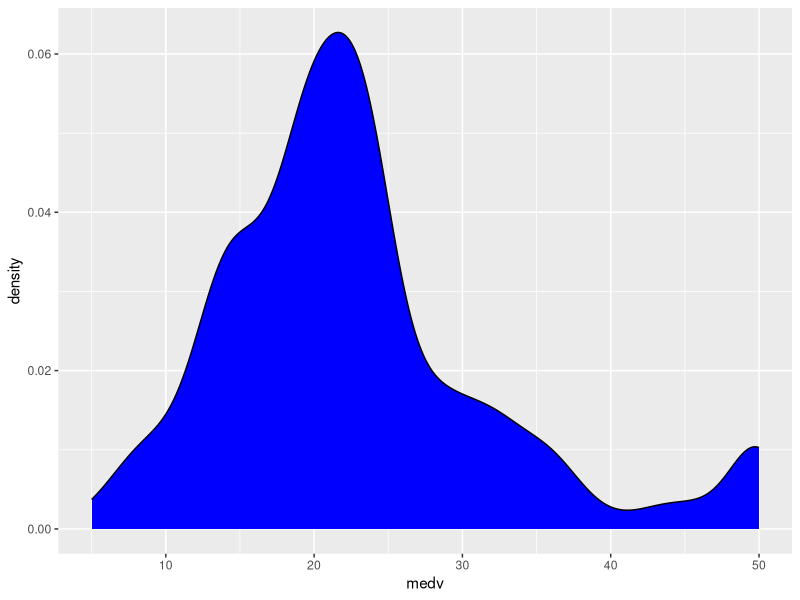
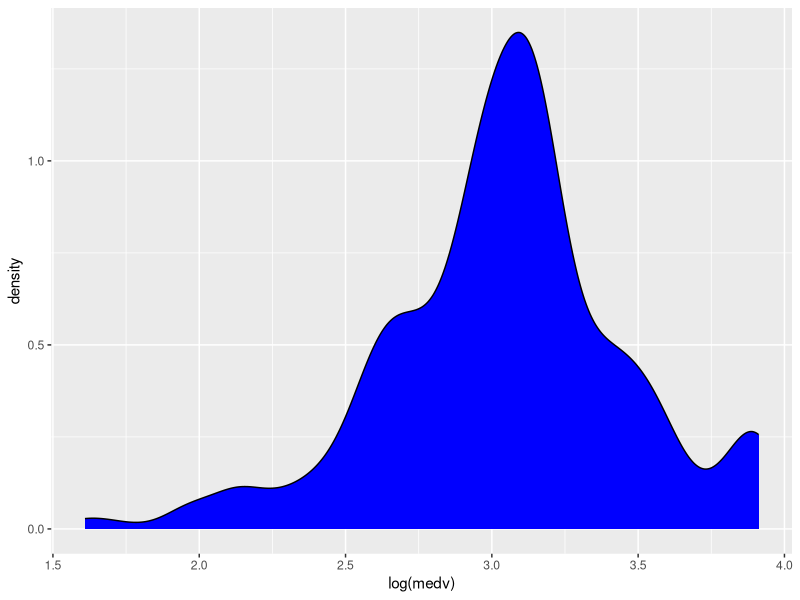
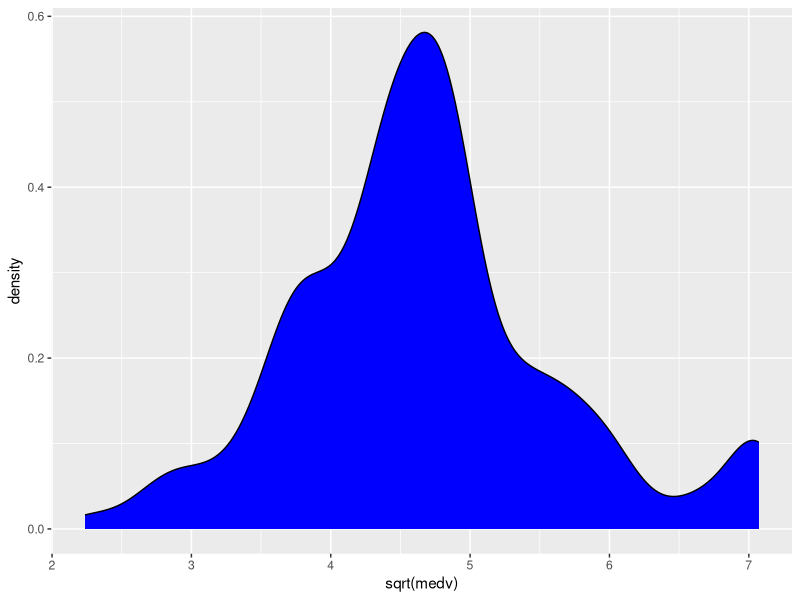
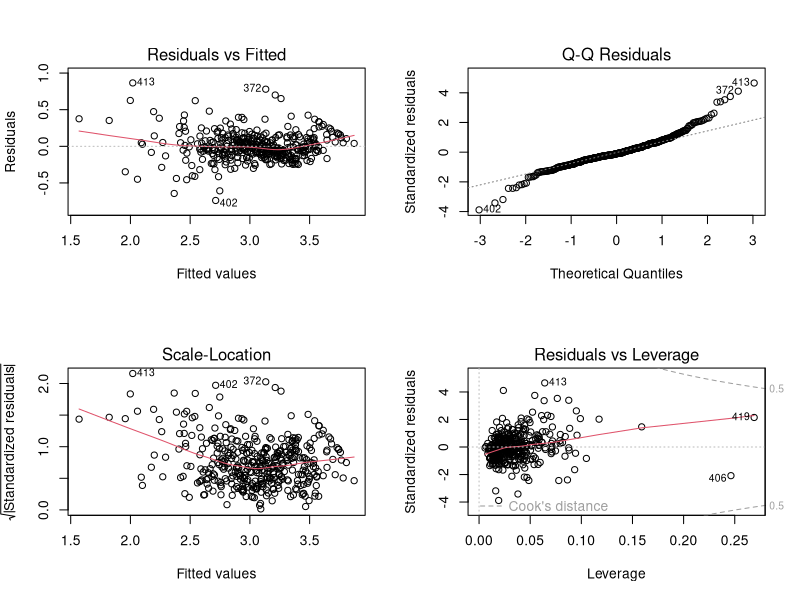
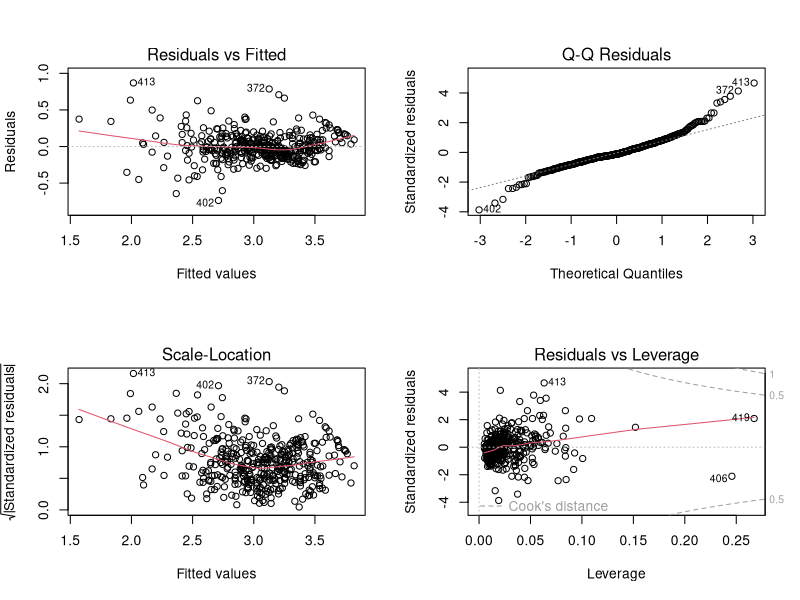
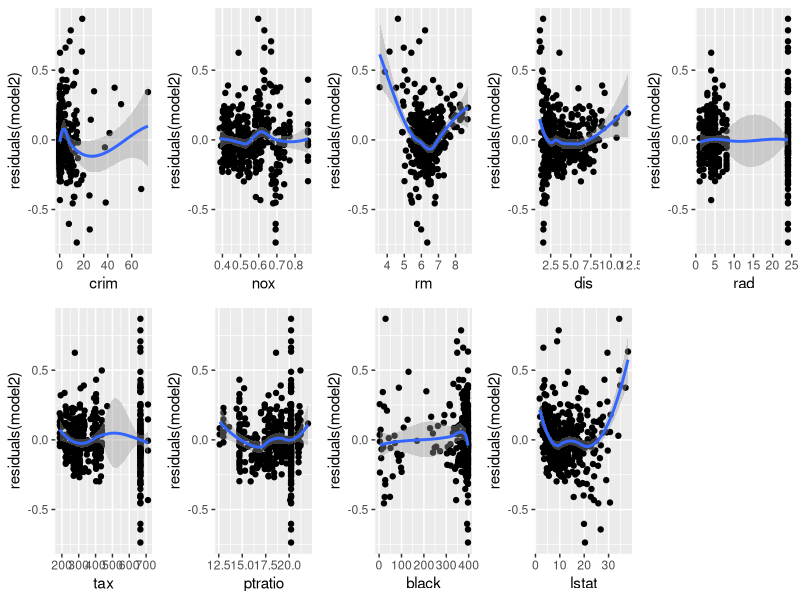
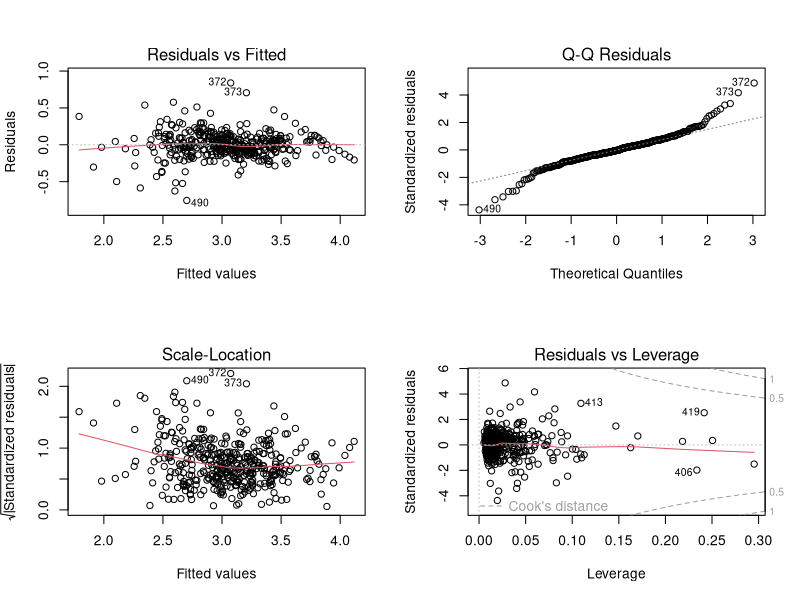
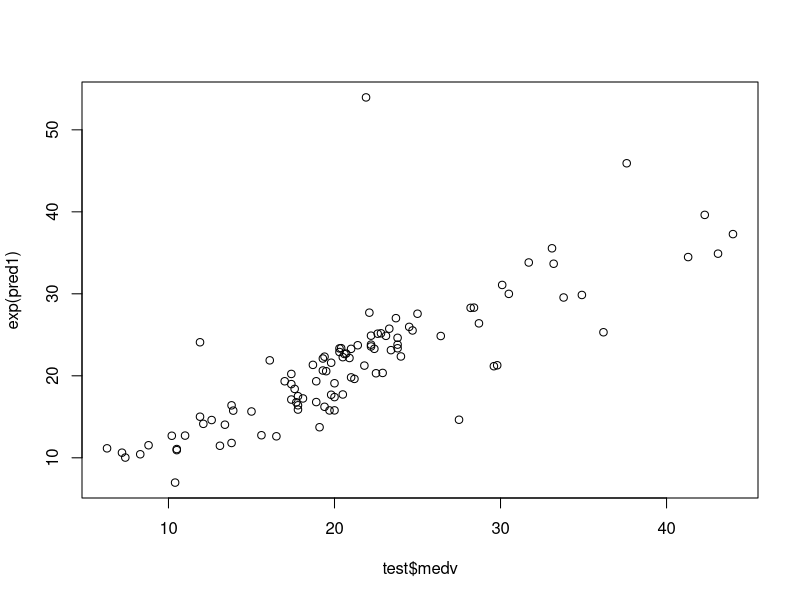

Generate these figures, in order, with R: (Note: this script raises an error after producing the figures.)
library(MASS)
library(ggplot2)
attach(Boston)

# https://datascienceplus.com/how-to-apply-linear-regression-in-r/

## Sample the dataset. The return for this is row nos.
set.seed(1)
row.number <- sample(1:nrow(Boston), 0.8*nrow(Boston))
train <- Boston[row.number,]
test <- Boston[-row.number,]
dim(train)
dim(test)

# Let’s check for the distribution of response variable ‘medv’. 
# The following figure shows the three distributions of ‘medv’
# * original, 
# * log transformation and 
# * square root transformation. 
# We can see that both ‘log’ and ‘sqrt’ does a decent job 
# to transform ‘medv’ distribution closer to normal. 
# Далее мы используем логарифмическое преобразование, 
# хотя можно было и ‘sqrt’.

## Explore the data.
ggplot(train, aes(medv)) + geom_density(fill="blue")
ggplot(train, aes(log(medv))) + geom_density(fill="blue")
ggplot(train, aes(sqrt(medv))) + geom_density(fill="blue")

# Let’s make default model.
model1 <- lm(log(medv)~., data=train)
summary(model1)
par(mfrow=c(2,2))
plot(model1)

## Наблюдения из summary

## Is there a relationship between predictor and response variables?
# We can answer this using F stats. 
# This defines the collective effect of all predictor 
# variables on the response variable. 
# In this model, F=102.3 is far greater than 1, 
# and so it can be concluded that there is a relationship 
# between predictor and response variable.

## Which of the predictor variables are significant?
# Based on the ‘p-value’ we can conclude on this. 
# The lesser the ‘p’ value the more significant is the variable. 
# From the ‘summary’ dump we can see that ‘zn’, ‘age’ and ‘indus’ 
# are less significant features as the ‘p’ value is large for them. 
# In next model, we can remove these variables from the model.

## Is this model fit?
# We can answer this based on R2 (multiple-R-squared) 
# value as it indicates how much variation is captured by the model. 
# R2 closer to 1 indicates that the model explains 
# the large value of the variance of the model and hence a good fit. 
# In this case, the value is 0.7733 (closer to 1) 
# and hence the model is a good fit.
# Но ее можно еще улучшить и/или упростить.

## Observation from the plot

## Fitted vs Residual graph
# Residuals plots should be random in nature 
# and there should not be any pattern in the graph. 
# The average of the residual plot should be close to zero. 
# From the above plot, we can see that the red trend line 
# is almost at zero except at the starting location.

## Normal Q-Q Plot
# Q-Q plot shows whether the residuals are normally distributed. 
# Ideally, the plot should be on the dotted line. 
# If the Q-Q plot is not on the line then models need to be reworked 
# to make the residual normal. In the above plot, 
# we see that most of the plots are on the line except at towards the end.

## Scale-Location
# This shows how the residuals are spread 
# and whether the residuals have an equal variance or not.

## Residuals vs Leverage
# The plot helps to find influential observations. 
# Here we need to check for points that are outside the dashed line. 
# A point outside the dashed line will be influential point 
# and removal of that will affect the regression coefficients.

## Remove the less significant feature
model2 <- update(model1, ~.-zn-indus-age) 
summary(model2) 

par(mfrow=c(2,2))
plot(model2)

## Observation from summary (model2)

## Is there a relationship between predictor and response variable?
# F=148.3 is far greater than 1 and 
# this value is more than the F value of the previous model. 
# It can be concluded that there is a relationship between 
# predictor and response variable.

## Which of the variable are significant?
# Now in this model, all the predictors are significant.

## Is this model fit?
# R2 = 0.7905 is closer to 1 and so this model is a good fit. 
# Please note that this value has decreased a little 
# from the first model but this should be fine 
# as removing three predictors caused a drop 
# from 0.7933 to 0.7905 and this is a small drop. 
# In other words, the contribution of three predictors 
# towards explaining the variance is an only small value (0.0028) 
# and hence it is better to drop the predictor.

## Observation of the plot

# All the four plots look similar to the previous model 
# and we don’t see any major effect.

# In the next step, we will check the residual graph 
# for all significant features from Model 2. 
# We need to check if we see any pattern in the residual plot. 
# Ideally, the residual plot should be random plot and 
# we should not see a pattern. 
# In the following plots, we can see some non-linear pattern 
# for features like ‘crim’, ‘rm’, ‘nox’ etc.

##Plot the residual plot with all predictors.
attach(train)
require(gridExtra)
plot1 <- ggplot(train, aes(crim, residuals(model2))) + geom_point() + geom_smooth()
plot3 <- ggplot(train, aes(nox, residuals(model2))) + geom_point() + geom_smooth()
plot4 <- ggplot(train, aes(rm, residuals(model2))) + geom_point() + geom_smooth()
plot5 <- ggplot(train, aes(dis, residuals(model2))) + geom_point() + geom_smooth()
plot6 <- ggplot(train, aes(rad, residuals(model2))) + geom_point() + geom_smooth()
plot7 <- ggplot(train, aes(tax, residuals(model2))) + geom_point() + geom_smooth()
plot8 <- ggplot(train, aes(ptratio, residuals(model2))) + geom_point() + geom_smooth()
plot9 <- ggplot(train, aes(black, residuals(model2))) + geom_point() + geom_smooth()
plot10 <- ggplot(train, aes(lstat, residuals(model2))) + geom_point() + geom_smooth()
grid.arrange(plot1,plot3,plot4,plot5,plot6,plot7,plot8,plot9,plot10,ncol=5,nrow=2)

# We can now enhance the model by adding a square term 
# to check for non-linearity. 
# We can first try model3 by introducing square terms for all features 
# (from model 2). 
# In the next iteration, we can remove the insignificant feature 
# from the model 3.

# Lets  make default model and add square term in the model.
model3 <- lm(log(medv)~crim+chas+nox+rm+dis+rad+tax+ptratio+
              black+lstat+ I(crim^2)+ I(chas^2)+I(nox^2)+ I(rm^2)+ I(dis^2)+ 
              I(rad^2)+ I(tax^2)+ I(ptratio^2)+ I(black^2)+ I(lstat^2), data=train)
summary(model3)

# Removing the insignificant variables.
model4 <- update(model3, ~.-nox-rad-tax-I(crim^2)-I(chas^2)-I(rad^2)-
                I(tax^2)-I(ptratio^2)-I(black^2))
summary(model4)

par(mfrow=c(2,2))
plot(model4)

## Observation from summary (model4)

## Is there a relationship between predictor and response variables?
# F-Stat is 154.2 and it is far greater than 1. 
# So there is a relationship between predictor and response variable.

## Which of the predictor variable are significant?
# All predictor variables are significant.

## Is this model fit?
# R2 is 0.8123 and this is more (and better) 
# than our first and second model.

## Prediction

# Till now we were checking training-error 
# but the real goal of the model is to reduce the testing error. 
# As we already split the sample dataset into training and 
# testing dataset, we will use test dataset to evaluate the model 
# that we have arrived upon. We will make a prediction 
# based on ‘Model 4’ and will evaluate the model. 
# As the last step, we will predict the ‘test’ observation 
# and will see the comparison between predicted response 
# and actual response value. 
# RMSE explains on an average how much of the predicted value 
# will be from the actual value. 
# Based on RMSE = 3.683, we can conclude that on an average 
# predicted value will be off by 3.683 from the actual value.

pred1 <- predict(model4, newdata = test)
rmse <- sqrt(sum((exp(pred1) - test$medv)^2)/length(test$medv))
c(RMSE = rmse, R2=summary(model4)$r.squared)

par(mfrow=c(1,1))
plot(test$medv, exp(pred1))

# The model that is created still has scope for improvement 
# as we can apply techniques like Outlier detection, 
# Correlation detection to further improve the accuracy 
# of more accurate prediction. 
# 
# One can as well use an advanced technique like Random Forest 
# and Boosting technique to check whether the accuracy 
# can be further improved for the model. 
# A piece of warning is that we should refrain from 
# overfitting the model for training data as the test accuracy 
# of the model will reduce for test data in case of overfitting.


## Prestige

Prestige <- read.csv("Prestige.csv")

# Subset the data to capture only income and education.
my_data <- Prestige[,c(1:2)]
summary(my_data)

hist(my_data$education)
hist(my_data$income)

# На гистограмме income заметны выбросы.
# Попробуем преобразовать распределение в нормальное.

hist(log(my_data$income))
bp <- boxplot.stats(log(my_data$income))

bp$out
# [1] 10.161187 10.138876  6.822197  6.415097

# Выбросов стало заметно меньше. 
# Они есть как в большую, так и в меньшую стороны.

# Верхние выбросы хорошо заметны
plot(my_data$education, my_data$income)

## Построим модель без преобразования распределений

set.seed(1)
# Центрируем education
education.c <- scale(my_data$education, center=TRUE, scale=FALSE)
hist(education.c)

model1 <- lm(income ~ education.c, data = my_data)
summary(model1)
# Call:
#   lm(formula = income ~ education.c, data = my_data)
# 
# Residuals:
#   Min      1Q  Median      3Q     Max 
# -5493.2 -2433.8   -41.9  1491.5 17713.1 
# 
# Coefficients:
#   Estimate Std. Error t value Pr(>|t|)    
# (Intercept)   6797.9      344.9  19.709  < 2e-16 ***
#   education.c    898.8      127.0   7.075 2.08e-10 ***
#   ---
#   Signif. codes:  0 ‘***’ 0.001 ‘**’ 0.01 ‘*’ 0.05 ‘.’ 0.1 ‘ ’ 1
# 
# Residual standard error: 3483 on 100 degrees of freedom
# Multiple R-squared:  0.3336,	Adjusted R-squared:  0.3269 
# F-statistic: 50.06 on 1 and 100 DF,  p-value: 2.079e-10

# R2 слишком мал.

# Another interesting point from the model output 
# is the residual standard error which measures the 
# average amount of income that will deviate from the true 
# regression line for any given point. 
# In our example, any prediction of income on the basis 
# of education will be off by an average of $3483. A fairly large number.

# Given that the Residual standard error for income is $3483 
# and the mean income value is $6798, we can assume that 
# the average percentage error for any given point 
# is more than 51%! Again, a pretty large error rate.

plot(education.c, my_data$income, ylab = "income")
abline(coef(model1)[1], coef(model1)[2], col = "red")

# Остатки
plot(model1, pch=16, which=1)

## Построим модель с нормализацией распределения доходов

model2 <- lm(log(income) ~ education.c, data = my_data)
summary(model2)

# Снова низкий R2. Снова выбросы, но теперь по обе стороны от 0.

plot(education.c, log(my_data$income), ylab = "income")
abline(coef(model2)[1], coef(model2)[2], col = "red")

plot(model2, pch=16, which=1)

# Все это убеждает в необходимости использовать 
# остальные предикторы, а если и они не помогут, то 
# нелинейную модель регрессии.

#### Abalone

abalone <- read.csv("Abalone_data.csv")

# Splitting dataset in train and test using 70/30 method
set.seed(42)
indexes <- sample(1:nrow(abalone), size = 0.3 * nrow(abalone))
train <- abalone[-indexes,]
test  <- abalone[indexes,]

pairs(abalone)
cor(abalone[,-1])
#                   Length  Diameter    Height Whole_weight Shucked_weight
# Length         1.0000000 0.9868132 0.8275521    0.9252551      0.8979052
# Diameter       0.9868132 1.0000000 0.8337053    0.9254520      0.8931591
# Height         0.8275521 0.8337053 1.0000000    0.8192087      0.7749568
# Whole_weight   0.9252551 0.9254520 0.8192087    1.0000000      0.9694027
# Shucked_weight 0.8979052 0.8931591 0.7749568    0.9694027      1.0000000
# Viscera_weight 0.9030105 0.8997262 0.7982929    0.9663721      0.9319557
# Shell_weight   0.8976970 0.9053281 0.8173261    0.9553511      0.8826063
# Rings          0.5571226 0.5750054 0.5581087    0.5408179      0.4212556
#                Viscera_weight Shell_weight     Rings
# Length              0.9030105    0.8976970 0.5571226
# Diameter            0.8997262    0.9053281 0.5750054
# Height              0.7982929    0.8173261 0.5581087
# Whole_weight        0.9663721    0.9553511 0.5408179
# Shucked_weight      0.9319557    0.8826063 0.4212556
# Viscera_weight      1.0000000    0.9076469 0.5042735
# Shell_weight        0.9076469    1.0000000 0.6280306
# Rings               0.5042735    0.6280306 1.0000000

# For now we will work with original value for variable Sex 
# which have factor levels of F, I and M.
# The factor level F is reference level for Sex variable.

abalone_add <- lm(Rings ~ Sex+Length+Diameter+Height+ Whole_weight
                  +Shucked_weight+Viscera_weight
                  +Shell_weight, data = train)
summary(abalone_add)

# Residuals:
#   Min      1Q  Median      3Q     Max 
# -8.9157 -1.2965 -0.3030  0.8309 12.0132 
# 
# Coefficients:
#   Estimate Std. Error t value Pr(>|t|)    
# (Intercept)     3.946559   0.339445  11.627  < 2e-16 ***
#   SexI           -0.883507   0.120215  -7.349 2.57e-13 ***
#   SexM            0.010608   0.098708   0.107    0.914    
# Length         -0.013912   0.010830  -1.285    0.199    
# Diameter        0.074949   0.013414   5.587 2.52e-08 ***
#   Height          0.045139   0.008130   5.552 3.08e-08 ***
#   Whole_weight    0.038447   0.004365   8.809  < 2e-16 ***
#   Shucked_weight -0.088469   0.004812 -18.385  < 2e-16 ***
#   Viscera_weight -0.050926   0.007771  -6.554 6.61e-11 ***
#   Shell_weight    0.044969   0.006636   6.776 1.49e-11 ***
#   ---
#   Signif. codes:  0 ‘***’ 0.001 ‘**’ 0.01 ‘*’ 0.05 ‘.’ 0.1 ‘ ’ 1
# 
# Residual standard error: 2.164 on 2914 degrees of freedom
# Multiple R-squared:  0.5341,	Adjusted R-squared:  0.5327 
# F-statistic: 371.2 on 9 and 2914 DF,  p-value: < 2.2e-16

plot(abalone_add)

pred <- predict(abalone_add, test)

RMSE <- function(m, o){
  sqrt(mean((m - o)^2))
}

RMSE(pred, test$Rings)
# [1] 2.272948

abalone_add_poly2 <- lm(log(Rings) ~  Diameter + Length + Height + 
                          poly(Whole_weight,2) + poly(Viscera_weight,2) + 
                          poly(Shucked_weight,2) + poly(Shell_weight,2) + 
                          Sex, data=train)
summary(abalone_add_poly2)
pred <- predict(abalone_add_poly2, test)
RMSE(exp(pred), test$Rings)
# [1] 2.267183

abalone_add_poly2.2 <- lm(log(Rings) ~  Diameter + Length + Height + 
                          poly(Whole_weight,2) + poly(Viscera_weight,1) + 
                          poly(Shucked_weight,2) + poly(Shell_weight,2) + 
                          Sex, data=train)
summary(abalone_add_poly2.2)

plot(abalone_add_poly2.2)

pred <- predict(abalone_add_poly2.2, test)
RMSE(exp(pred), test$Rings)
# [1] 2.268344

abalone_add_poly4 <- lm(log(Rings) ~  Diameter + Length + Height + 
                          poly(Whole_weight,4) + poly(Viscera_weight,4) + 
                          poly(Shucked_weight,4) + poly(Shell_weight,4) + 
                          Sex, data=train)
summary(abalone_add_poly4)

pred <- predict(abalone_add_poly4, test)
RMSE(exp(pred), test$Rings)
# [1] 2.228147

abalone_add_poly4.1 <- lm(log(Rings) ~  Diameter + Height + 
                          poly(Whole_weight,2) + poly(Viscera_weight,2) + 
                          poly(Shucked_weight,2) + poly(Shell_weight,4) + 
                          Sex, data=train)
summary(abalone_add_poly4.1)

pred <- predict(abalone_add_poly4.1, test)
RMSE(exp(pred), test$Rings)
# [1] 2.231105

# Оказывается, что отказаться от логорифмирования - даже лучше.

abalone_add_poly4.2 <- lm(Rings ~  Diameter + Height + 
                            poly(Whole_weight,2) + poly(Viscera_weight,2) + 
                            poly(Shucked_weight,2) + poly(Shell_weight,4) + 
                            Sex, data=train)
summary(abalone_add_poly4.2)

plot(abalone_add_poly4.2)

pred <- predict(abalone_add_poly4.2, test)
RMSE(pred, test$Rings)
# [1] 2.198611

